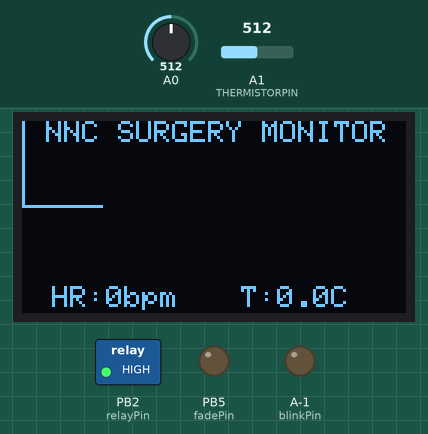
Simulated run of this sketch. Board: ATtiny85, built for the host (arithmetic inside an expression is 32-bit, double 64-bit). Parts: 128×64 one-colour display, switched loads named in the sketch (green lamp = pin HIGH), output pins drawn as LEDs (lit = HIGH). The test bench sets the inputs (shaded band); at power-on: A0 = 512, A1 (THERMISTORPIN) = 512.

Above: at 1.26 s.
1.3 s: A0 set to 594
At 2.88 s:
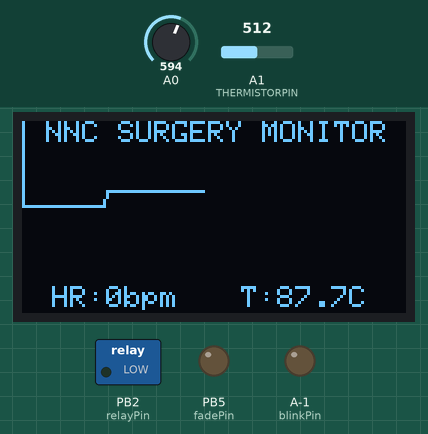
2.9 s: A0 set to 607
At 2.98 s:
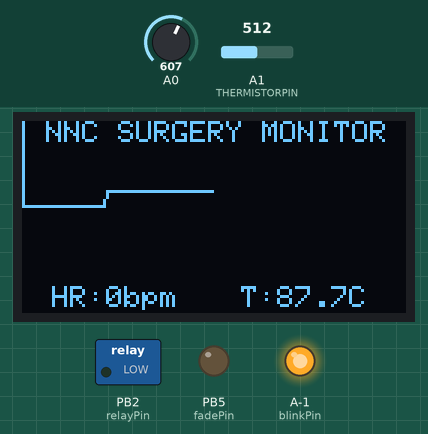
4.5 s: A1 (THERMISTORPIN) set to 0
At 7.47 s:
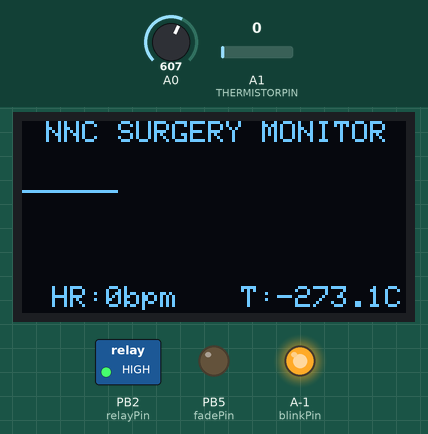
7.5 s: A0 set to 122
At 8.5 s:
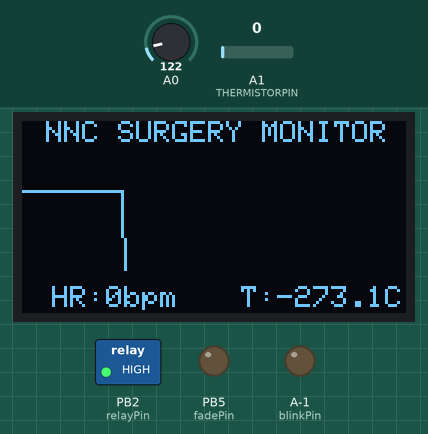
9.0 s: A1 (THERMISTORPIN) set to 18
At 11.5 s:
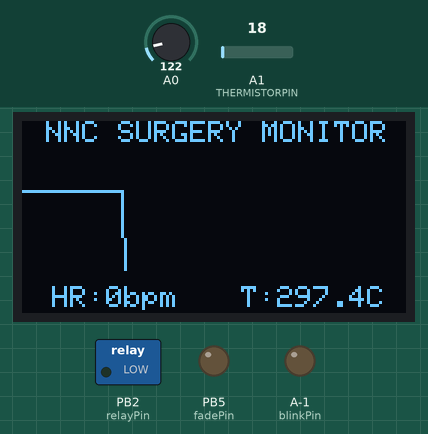
12.0 s: A1 (THERMISTORPIN) set to 35
At 13.5 s:
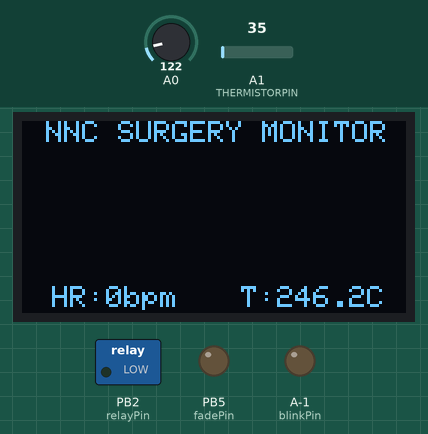
Timing chart, 0 to 14.7 s (numbered marks = the images above; inputs shaded):
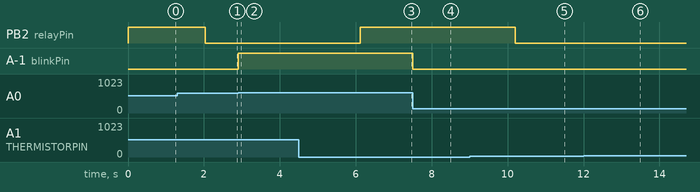

The sketch:

NNC_MONITOR.ino
```cpp
/* Modified by Flavio Mourão
   NNC / UFMG - since November 2018

 Project for monitoring heart rate and rectal temperature during surgery.
 In addition, the rectal temperature will be used as a control for the thermal blanket heating.

   Building Circuit e changing variables - early December

   Add temperature code - 18/12/18 - 22:45

   Fixed interrupt for Temperature / Pulse measurement timer - 28/12/18 - 10:40

   Add 5V RELAY for temperature control - 18/01/19 - 7:00

--------------------------------------------------------------------------------

PULSE SENSOR:

References:

Guides:
        https://www.hackster.io/104829/detecting-heart-rate-with-a-photoresistor-680b58
        https://github.com/WorldFamousElectronics/PulseSensor_Amped_Arduino
        https://makezine.com/projects/ir-pulse-sensor/
        https://www.instructables.com/id/Heart-rate-measuring-device-using-arduino/

Guide for default code:
  Pulse Sensor Amped 1.5    by Joel Murphy and Yury Gitman
        http://www.pulsesensor.com
        https://github.com/WorldFamousElectronics/PulseSensor_Amped_Arduino

Notes:
This code:
1) INPUT SIGNAL ANALOG PIN 0
2) Blinks an LED to User's Live Heartbeat   PIN 13
2) Fades an LED to User's Live HeartBeat    PIN 5
3) Determines BPM
4) Prints All of the Above to Serial

-----------------------------------------------------------------------------------------------------------

TEMPERATURE:

Original Articles:
        https://learn.adafruit.com/thermistor/using-a-thermistor

Other Guides:
        http://www.resistorguide.com/ntc-thermistor/
        https://en.wikipedia.org/wiki/Thermistor

Resistance at 25 degrees C --> // https://www.ametherm.com/blog/thermistor/arduino-and-thermistors

I have 2 kinds of Thermistors:
THERMISTOR NTC from TR-200 Temperaturregler Fine Science Tools - resistence 2252 ohm (25 C)
THERMISTOR NTC 100K (25 C) from Filipe Flop store: https://www.filipeflop.com/produto/termistor-ntc-100k-com-cabo/

Notes:
This code:
1) INPUT SIGNAL ANALOG PIN 1

--------------------------------------------------------------------------------

5V RELAY for temperature control

References:

Guides:
        http://www.circuitbasics.com/setting-up-a-5v-relay-on-the-arduino/

Notes:
This code:
1) OUTPUT SIGNAL DIGITAL PIN 2

--------------------------------------------------------------------------------
OLED DISPLAY:

Guides:
        https://startingelectronics.org/tutorials/arduino/modules/OLED-128x64-I2C-display/
        http://www.xtronical.com/pulseheartsensor/
        https://cdn-shop.adafruit.com/datasheets/SSD1306.pdf
        http://www.solomon-systech.com/files/ck/files/catalog/SSLcatalog_AD_OLED_Driver_IC_201604.pdf
        https://learn.adafruit.com/adafruit-gfx-graphics-library

Notes:
This code:

Arduino Uno/2009:

Display:  SDA pin   -> Arduino Analog 4 or the dedicated SDA pin
          SCL pin   -> Arduino Analog 5 or the dedicated SCL pin

*/

//--------------------------------------------------------------------------------

// SET HOW TO VISUALIZER

#define PROCESSING_VISUALIZER 1

#define SERIAL_PLOTTER  2

#define OLED_MONITOR 3
#include <Adafruit_SSD1306.h>     // Remember to set the oled resolution in the library in our case 128x64
#define OLED_Address 0x3C         // Try 0x3D if not working
Adafruit_SSD1306 oled(128, 64);   // create our screen object setting resolution to 128x64

// Variables for OLED MONITOR
int x=0;
int lastx=0;
int lasty=0;
int LastTime=0;

// SET THE SERIAL OUTPUT TYPE TO YOUR NEEDS, just uncomment the line:

// PROCESSING_VISUALIZER works with Pulse Sensor Processing Visualizer
// https://github.com/WorldFamousElectronics/PulseSensor_Amped_Processing_Visualizer
//const int outputType = PROCESSING_VISUALIZER;

// SERIAL_PLOTTER outputs sensor data for viewing with the Arduino Serial Plotter
// run the Serial Plotter at 115200 baud: Tools/Serial Plotter or Command+L
// static int outputType = SERIAL_PLOTTER;

// OLED SSD1306 MONITOR
static int outputType = OLED_MONITOR;


//--------------------------------------------------------------------------------

// PULSE MONITOR

//  Variables for pulse measure
int pulsePin = 0;                   // Pulse Sensor connected to analog pin 0
int blinkPin = 13;                  // pin to blink led at each beat
int fadePin = 5;                    // pin to do fancy classy fading blink at each beat
int fadeRate = 0;                   // used to fade LED on with PWM on fadePin

// Volatile Variables, used in the interrupt service routine!
volatile int BPM;                   // int that holds raw Analog in 0. updated every 2mS
volatile int Signal;                // holds the incoming raw data
volatile int IBI = 600;             // int that holds the time interval between beats! Must be seeded!
volatile boolean Pulse = false;     // "True" when User's live heartbeat is detected. "False" when not a "live beat".
volatile boolean QS = false;        // becomes true when Arduoino finds a beat.

//--------------------------------------------------------------------------------

// TEMPERATURE

#include <math.h>

// which analog pin to connect
#define THERMISTORPIN A1

// Change here accordingly the Thermistor resistence
#define THERMISTORNOMINAL 100000  // ohm

// temp. for nominal resistance (almost always 25 C)
#define TEMPERATURENOMINAL 25

// The beta coefficient of the thermistor (usually 3000-4000)
// https://www.ametherm.com/thermistor/ntc-thermistor-beta
#define BCOEFFICIENT 3950

// Resistor value
#define SERIESRESISTOR 10000

// how many samples to take and average, more takes longer (maily for pulse measurement)
// but the temperature is more 'smooth'.
#define NUMSAMPLES 20


// Temperature variables

uint16_t samples[NUMSAMPLES];   // samples to mean
float steinhart;                // Steinhart-Hart equation result (from resistence to temperature)
int temp;                       // Output temperature

int relayPin = 2;               // RELAY Control

//--------------------------------------------------------------------------------

void setup(){
  pinMode(blinkPin,OUTPUT);         // pin that will blink to your heartbeat
  pinMode(fadePin,OUTPUT);          // pin that will fade to your heartbeat

  pinMode(relayPin, OUTPUT);        // pin that will control the RELAY to the temperature

  Serial.begin(115200);
  interruptSetup();                 // sets up to read Pulse Sensor signal every 2mS

// IF YOU ARE POWERING The Pulse Sensor AT VOLTAGE LESS THAN THE BOARD VOLTAGE,
// UN-COMMENT THE NEXT LINE AND APPLY THAT VOLTAGE TO THE A-REF PIN
//analogReference(EXTERNAL);


  // initialize and clear OLED MONITOR
  oled.begin(SSD1306_SWITCHCAPVCC, OLED_Address);
  oled.clearDisplay();
}

void loop(){

  pulse();
  temperature();

}

void pulse() {
    serialOutput() ;

  if (QS == true){                          // A Heartbeat Was Found
                                            // BPM and IBI have been Determined
                                            // Quantified Self "QS" true when arduino finds a heartbeat
        fadeRate = 255;                     // Makes the LED Fade Effect Happen
                                            // Set 'fadeRate' Variable to 255 to fade LED with pulse
        serialOutputWhenBeatHappens();      // A Beat Happened, Output that to serial.
        QS = false;                         // Reset the Quantified Self flag for next time
  }

  ledFadeToBeat();                          // Makes the LED Fade Effect Happen
  delay(20);                                // Take a break
}


void ledFadeToBeat(){
    fadeRate -= 15;                         //  Set LED fade value
    fadeRate = constrain(fadeRate,0,255);   //  Keep LED fade value from going into negative numbers!
    analogWrite(fadePin,fadeRate);          //  Fade LED
  }


// Temperature

unsigned long timer = millis () ;

void temperature() {
      uint8_t i;
      float average;                         // Variable for simple average


  if ((millis () - timer) >= 2000) {         // Ran out of the pulse time to hit the temperature . 1 value per 2 seconds
      timer = millis();

      // Averaging
      // Take N samples in a row, with a slight delay
      for (i=0; i< NUMSAMPLES; i++) {
      samples[i] = temp;
      delay(1);

      }

      // Average all the samples out
      average = 0;
      for (i=0; i< NUMSAMPLES; i++) {
        average += samples[i];
      }
      average /= NUMSAMPLES;


      // Convert the value to resistance
      average = 1023 / average - 1;
      average = SERIESRESISTOR / average;


      // Steinhart-Hart equation

      steinhart = 0;
      steinhart = average / THERMISTORNOMINAL;            // (R/Ro)
      steinhart = log(steinhart);                         // ln(R/Ro)
      steinhart /= BCOEFFICIENT;                          // 1/B * ln(R/Ro)
      steinhart += 1.0 / (TEMPERATURENOMINAL + 273.15);   // + (1/To)
      steinhart = 1.0 / steinhart;                        // Invert
      steinhart -= 273.15;                                // Convert to C

      }

}
```

AllSerialHandling.ino
```cpp
/*
All Serial Handling Code, It's Changeable with the 'outputType' variable
It's declared at start of code.
*/

void serialOutput(){   // Decide How To Output Serial.

  switch(outputType){
    case PROCESSING_VISUALIZER:
      sendDataToSerial('S', Signal);     // Goes to sendDataToSerial function
      break;

    case SERIAL_PLOTTER:                 // Open the Arduino Serial Plotter to visualize these data
      Serial.print(BPM);
      Serial.print(",");
      Serial.print(IBI);
      Serial.print(",");
      Serial.println(Signal);

      //Serial.print("Temperature ");
      //Serial.print(steinhart);
      //Serial.println(" *C");

      //delay(2000);                    // For 'Serial Plotter' comment this line

      break;

    case OLED_MONITOR:
       {
       if(x>127)
       {
         oled.clearDisplay();
         x=0;
         lastx=x;
       }
      int value = Signal;
      oled.setTextColor(WHITE);
      int y=60-(value/16);
      oled.writeLine(lastx,lasty,x,y,WHITE);
      lasty=y;
      lastx=x;

      oled.setCursor(8,0);
      oled.setTextSize(1);
      oled.print("NNC SURGERY MONITOR");
      oled.writeFillRect(0,50,128,16,BLACK);
      oled.setCursor(10,55);
      oled.setTextSize(1.5);
      oled.print("HR:");
      oled.print(BPM);
      oled.print("bpm");

      x++;

      oled.setCursor(73,55);
      oled.setTextSize(1.5);
      oled.print("T:");
      oled.print(steinhart,1); // plot with decimal value
      oled.println("C");
      oled.display();

       }

      break;
    default:
      break;
  }

}

//  Decides How To OutPut BPM and IBI Data to PROCESSING_VISUALIZER:

void serialOutputWhenBeatHappens(){
  switch(outputType){
    case PROCESSING_VISUALIZER:    // find it here https://github.com/WorldFamousElectronics/PulseSensor_Amped_Processing_Visualizer
      sendDataToSerial('B',BPM);   // send heart rate with a 'B' prefix
      sendDataToSerial('Q',IBI);   // send time between beats with a 'Q' prefix
      break;

    default:
      break;
  }
}

//  Sends Data to Pulse Sensor Processing App, Native Mac App, or Third-party Serial Readers.
void sendDataToSerial(char symbol, int data ){
    Serial.print(symbol);
    Serial.println(data);
  }
```

Interrupt.ino
```cpp
volatile int rate[10];                             // array to hold last ten IBI values
volatile unsigned long sampleCounter = 0;          // used to determine pulse timing
volatile unsigned long lastBeatTime = 0;           // used to find IBI
volatile int P = 590;                              // used to find peak in pulse wave, seeded
volatile int T = 590;                              // used to find trough in pulse wave, seeded
volatile int thresh = 600;                         // used to find instant moment of heart beat, seeded
volatile int amp = 0;                              // used to hold amplitude of pulse waveform, seeded
volatile boolean firstBeat = true;                 // used to seed rate array so we startup with reasonable BPM
volatile boolean secondBeat = false;               // used to seed rate array so we startup with reasonable BPM


void interruptSetup(){  // CHECK OUT THE Timer_Interrupt_Notes TAB FOR MORE ON INTERRUPTS

  // Initializes Timer2 to throw an interrupt every 2mS.

  TCCR2A = 0x02;     // DISABLE PWM ON DIGITAL PINS 3 AND 11, AND GO INTO CTC MODE
  TCCR2B = 0x06;     // DON'T FORCE COMPARE, 256 PRESCALER
  OCR2A = 0X7C;      // SET THE TOP OF THE COUNT TO 124 FOR 500Hz SAMPLE RATE
  TIMSK2 = 0x02;     // ENABLE INTERRUPT ON MATCH BETWEEN TIMER2 AND OCR2A
  sei();             // MAKE SURE GLOBAL INTERRUPTS ARE ENABLED
}


// THIS IS THE TIMER 2 INTERRUPT SERVICE ROUTINE.
// Timer 2 makes sure that we take a reading every 2 miliseconds

ISR(TIMER2_COMPA_vect){                       // triggered when Timer2 counts to 124
  cli();                                      // disable interrupts while we do this
  Signal = analogRead(pulsePin);              // read the Pulse Sensor
  Signal = analogRead(pulsePin);              // dummy read. Tinkered a bit to create some distance in time between the readings avoid interference with A1

  temp = analogRead(THERMISTORPIN);           // read the Temperature Sensor inside the same interrupt for Pulse Sensor.

  sampleCounter += 2;                         // keep track of the time in mS with this variable
  int N = sampleCounter - lastBeatTime;       // monitor the time since the last beat to avoid noise

    //  find the peak and trough of the pulse wave

  if(Signal < thresh && N > (IBI/5)*3){       // avoid dichrotic noise by waiting 3/5 of last IBI
    if (Signal < T){                          // T is the trough
      T = Signal;                             // keep track of lowest point in pulse wave
    }
  }

  if(Signal > thresh && Signal > P){          // thresh condition helps avoid noise
    P = Signal;                               // P is the peak
  }                                           // keep track of highest point in pulse wave

  //  NOW IT'S TIME TO LOOK FOR THE HEART BEAT
  // signal surges up in value every time there is a pulse

  if (N > 250){                                   // avoid high frequency noise
    if ( (Signal > thresh) && (Pulse == false) && (N > (IBI/5)*3) ){
      Pulse = true;                               // set the Pulse flag when we think there is a pulse
      digitalWrite(blinkPin,HIGH);                // turn on pin 13 LED
      IBI = sampleCounter - lastBeatTime;         // measure time between beats in mS
      lastBeatTime = sampleCounter;               // keep track of time for next pulse

      if(secondBeat){                        // if this is the second beat, if secondBeat == TRUE
        secondBeat = false;                  // clear secondBeat flag
        for(int i=0; i<=9; i++){             // seed the running total to get a realisitic BPM at startup
          rate[i] = IBI;
        }
      }

      if(firstBeat){                         // if it's the first time we found a beat, if firstBeat == TRUE
        firstBeat = false;                   // clear firstBeat flag
        secondBeat = true;                   // set the second beat flag
        sei();                               // enable interrupts again
        return;                              // IBI value is unreliable so discard it
      }


      // keep a running total of the last 10 IBI values

      word runningTotal = 0;                  // clear the runningTotal variable

      for(int i=0; i<=8; i++){                // shift data in the rate array
        rate[i] = rate[i+1];                  // and drop the oldest IBI value
        runningTotal += rate[i];              // add up the 9 oldest IBI values
      }

      rate[9] = IBI;                          // add the latest IBI to the rate array
      runningTotal += rate[9];                // add the latest IBI to runningTotal
      runningTotal /= 10;                     // average the last 10 IBI values
      BPM = 60000/runningTotal;               // how many beats can fit into a minute? that's BPM!
      QS = true;                              // set Quantified Self flag
      // QS FLAG IS NOT CLEARED INSIDE THIS ISR
    }
  }

  if (Signal < thresh && Pulse == true){   // when the values are going down, the beat is over
    digitalWrite(blinkPin,LOW);            // turn off pin 13 LED
    Pulse = false;                         // reset the Pulse flag so we can do it again
    amp = P - T;                           // get amplitude of the pulse wave
    thresh = amp/2 + T;                    // set thresh at 50% of the amplitude
    P = thresh;                            // reset these for next time
    T = thresh;
  }

  if (N > 2500){                           // if 2.5 seconds go by without a beat
    thresh = 600;                          // set thresh default
    P = 590;                               // set P default
    T = 590;                               // set T default
    lastBeatTime = sampleCounter;          // bring the lastBeatTime up to date
    firstBeat = true;                      // set these to avoid noise
    secondBeat = false;                    // when we get the heartbeat back
  }

  if (steinhart >= 30){                    // set relay for desire max temperature
     digitalWrite(relayPin, LOW);          // OFF
  }

  else {
     digitalWrite(relayPin, HIGH);         // ON
  }


  sei();                                   // enable interrupts when youre done!
}// end isr
```

Source omitted: Timer_Interrupt_Notes.ino (11824 bytes)

Measured:
- the behaviour switches between 600 and 601 on A0 (found by bisection; images 1 and 2)
- after the input at 2.9 s, A-1 (blinkPin): LOW → HIGH at once
- after the input at 4.5 s, PB2 (relayPin): LOW → HIGH after 1.6 s
- after the input at 7.5 s, A-1 (blinkPin): HIGH → LOW at once
- after the input at 9.0 s, PB2 (relayPin): HIGH → LOW after 1.2 s; the display: changes after 1.2 s (image 5)
- after the input at 12.0 s, the display: changes after 0.27 s (image 6)
- what the display in image 5 shows lasts 1.7 s, from 10.2 s to 11.9 s
